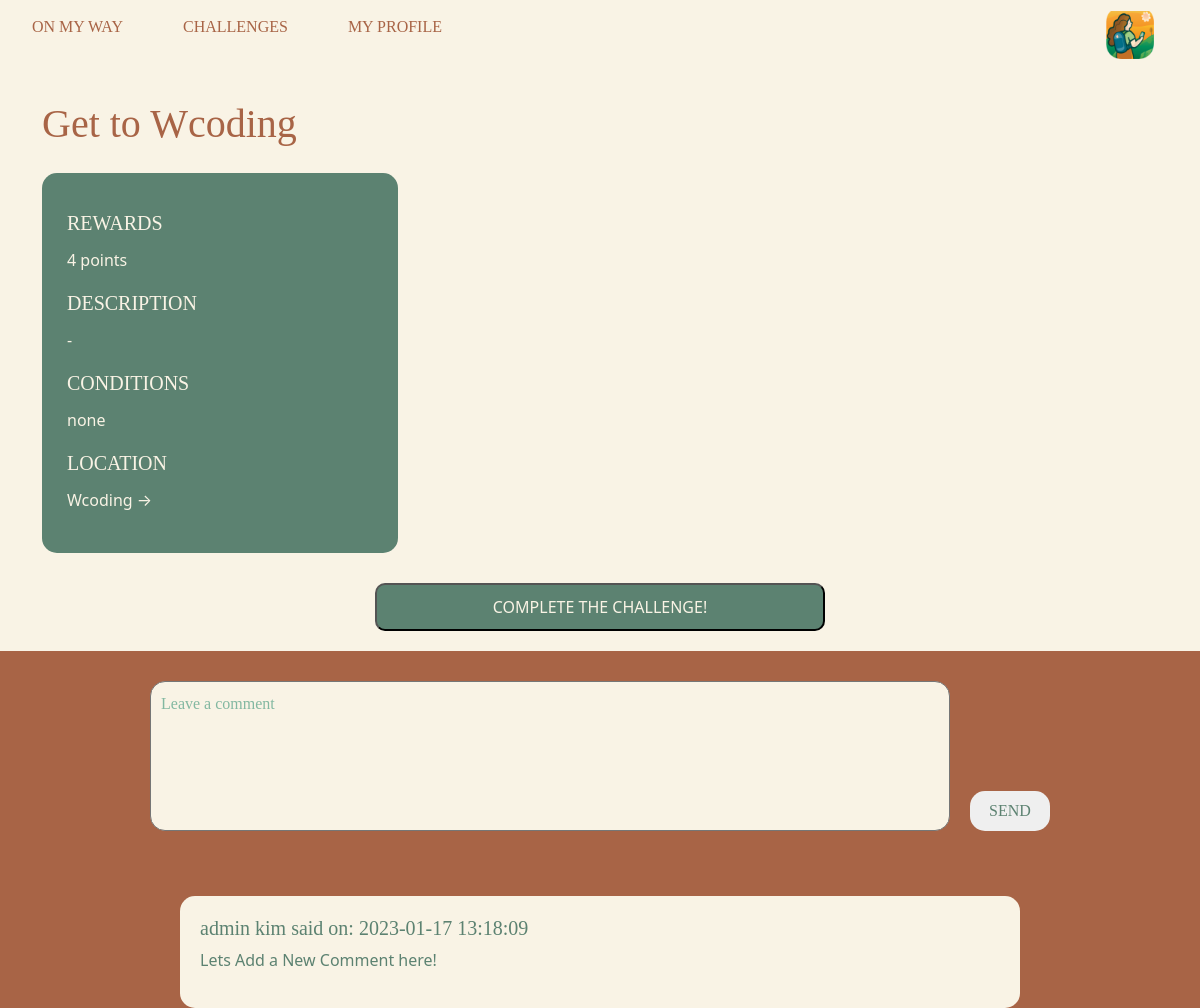
The page /index.php?action=challenge-specific&id=2 (signed in) on the database its author committed.
### tables this page shows
CREATE TABLE challenges (
  id int(11) NOT NULL AUTO_INCREMENT,
  name varchar(30) DEFAULT NULL,
  content text NOT NULL,
  place_id int(11) NOT NULL,
  conditions varchar(100) DEFAULT NULL,
  score int(11) DEFAULT NULL,
  users_accomplished int(11) DEFAULT NULL,
  created_date datetime NOT NULL DEFAULT current_timestamp(),
  updated_date datetime NOT NULL DEFAULT current_timestamp(),
  PRIMARY KEY (id)
);

CREATE TABLE places (
  id int(11) NOT NULL AUTO_INCREMENT,
  name varchar(30) DEFAULT NULL,
  latitude decimal(18,15) NOT NULL DEFAULT 37.536228509594000,
  longitude decimal(18,15) NOT NULL DEFAULT 126.894975568805080,
  PRIMARY KEY (id)
);

CREATE TABLE challenge_comments (
  id int(11) NOT NULL AUTO_INCREMENT,
  content varchar(10000) DEFAULT NULL,
  date_added datetime NOT NULL,
  user_id int(11) NOT NULL,
  challenge_id int(11) NOT NULL,
  PRIMARY KEY (id)
);

CREATE TABLE users (
  id int(11) NOT NULL AUTO_INCREMENT,
  username varchar(64) NOT NULL,
  password varchar(64) NOT NULL,
  first_name varchar(64) NOT NULL,
  last_name varchar(64) NOT NULL,
  email varchar(64) NOT NULL,
  created_date datetime NOT NULL,
  points_total int(11) DEFAULT '0',
  is_deleted tinyint(1) NOT NULL DEFAULT 0,
  admin tinyint(1) NOT NULL,
  PRIMARY KEY (id)
);

### model/challengeManager.php (called while the page is built, shortened)
<?php
include_once 'model/commentManager.php';
class ChallengeManager extends Db {
    public function getPlace($place_id) {
        $db = $this->connectDB();
        $place = $db->prepare("SELECT * FROM places WHERE id = ?");
        $place->execute([$place_id]);
        $place = $place->fetch();
        return $place;
    }
    public function getChallengeData($challengeId)
    {
        $db = $this->connectDB();
        $stmt = $db->prepare("SELECT * FROM challenges WHERE id=:id");
        $stmt->execute(['id' => $challengeId]);
        $challengeData = $stmt->fetch();
        return $challengeData;
    }
}

### model/commentManager.php (called while the page is built, shortened)
<?php
class CommentManager extends Db {
    public function getAllCommentsForChallenge($id) {
        $db = $this->connectDB();
        $comments = $db->prepare(
            "SELECT challenge_comments.id, challenge_comments.content, challenge_comments.date_added, users.first_name, users.last_name
            FROM challenge_comments
            LEFT JOIN users
            ON challenge_comments.user_id = users.id
            WHERE challenge_comments.challenge_id = ?;"
        );
        $comments->execute([$id]);
        $comments = $comments->fetchAll();
        return $comments;
    }
}

### view/challenge-specific-view.php (the view, shortened to what this page needs)
<div class="container">
    <div id="challenge-specific-title">
        <h1><?= $challenge['name'] ?></h1>
    </div>
    <div class="row">
        <div class="col-md-4 col-12">
            <div id="challenge-specific-description-box">
                <div class="rewards">
                    <p>REWARDS</p>
                    <p><?= $challenge['score'] ?> points</p>
                </div>
                <div class="description">
                    <p>DESCRIPTION</p>
                    <p><?= ($challenge['content'] == null || $challenge['content'] == "") ? "-":$challenge['content']?></p>
                </div>
                <div class="conditions">
                    <p>CONDITIONS</p>
                    <p><?= ($challenge['conditions'] == null || $challenge['conditions'] == "") ? "none":$challenge['conditions']?></p>
                </div>
                <div class="location" id="ch-sp-lo">
                    <p>LOCATION</p>
                    <p><a href="<?= LIST_CHALLENGES_PATH ?>&search=<?= $place['name'] ?>" title="See every challenge at <?= $place['name'] ?>"><?= $place['name'] ?> →</a></p>
                </div>
            </div>
        </div>
        <div id="single-marker" class="col-md-8 col-12 text-center">
            <div id="map"></div>
        </div>
    </div>
    <div id="onspot_container">
        <button id="onspot">COMPLETE THE CHALLENGE!</button>
    </div>
</div>
<?php require_once 'listComments.php'?>
<?php
    include 'template.php';
?>

### view/listComments.php (shortened to what this page needs)
<section id="challenge-specific-comments-section">
    <?php
    $path = CHALLENGE_PATH . '&id=' . $challID;
    ?>
    <div id="challenge-specific-comment-box">
        <form class="comment_form" action="<?=$path?>" method="post">
            <textarea required class="comment_content" name="comment_content" cols="80" rows="5" placeholder="Leave a comment"></textarea>
            <button class="add_comment" name="add_comment">SEND</button>
        </form>
    </div>
    <?php
        if(isset($comments) && count($comments) > 0) {
            for($i=0; $i<count($comments); $i++) {
    ?>
        <div class="challenge-specific-comment">
            <div>
                <h5 class="comment_user">
                    <?=
                    $comments[$i]['first_name'] . ' ' . $comments[$i]['last_name']
                    .' said on: '
                    . $comments[$i]['date_added']
                    ?>
                </h5>
            </div>
            <div class="comments">
                <p>
                    <?=$comments[$i]['content']?>
                </p>
            </div>
        </div>
    <?php
            }
        } else {
            echo "No Comments available for this challenge yet";
        }
    ?>
</section>

### public/styles.css (style rules this page uses)
:root { --brown: #a86446; --dark-green: #5c8271; --light-green: #83b8a1; --light-orange: hsl(42, 62%, 94%); --white: #ffffff; }
html { height: 100%; }
html, body { margin: 0; padding: 0; background-color: #f9f3e5; position:relative; }
::placeholder { color: #83b8a1; opacity: 1; }
#challenge-specific-title { margin: 30px 0 15px; font-family: 'Eastman-bold'; color: #a86446; width: 300px; }
#challenge-specific-description-box { border-radius: 15px; width: -webkit-fill-available; height: fit-content; padding: 25px; margin: 10px 0; background-color: #5c8271; color: #f9f3e5; }
#ch-sp-lo a { text-decoration: none; color: inherit; }
#challenge-specific-description-box > div > p:first-child { font-family: 'Eastman-bold'; font-size: 20px; margin-top: 10px; margin-bottom: 10px; }
#challenge-specific-comments-section { background-color: #a86446; }
#challenge-specific-comment-box { width: 100%; padding: 30px; }
.comment_form { display: flex; align-items: flex-end; margin-bottom: 10px; justify-content: center; }
.comment_content { resize: none; border-radius: 15px; width: 800px; height: 150px; padding: 10px; color: #5c8271; background-color: #f9f3e5; font-family: 'Eastman'; }
.add_comment { border: 0; border-radius: 15px; width: 80px; height: 40px; margin-left: 20px; font-family: 'Eastman'; color: #5c8271;; }
.comment_user { color: #5c8271; font-family: 'Eastman'; }
.challenge-specific-comment { border-radius: 15px; background-color: #f9f3e5; color: #5c8271; margin: 0 auto; margin-top: 25px; margin-bottom: 10px; padding: 20px; width: 70vw; }
#single-marker { margin: 10px 0; }
#single-marker > #map { border-radius: 15px; }
#onspot_container { display: flex; justify-content: center; align-items: center; margin: 20px auto; }
#onspot { width: 450px; height: fit-content; padding: 10px; border-radius: 10px; background-color: #5c8271; color: #f9f3e5; text-align: center; }
#map { width: 100%; height: 100%; }
h1, h2, h3, h4, h5 { color: #a86446; }

### rows shown on the page
challenges: name "Get to Wcoding", score "4"
places: name "Wcoding"
challenge_comments: user.first_name "admin", user.last_name "kim", date_added "2023-01-17 13:18:09", content "Lets Add a New Comment here!"
